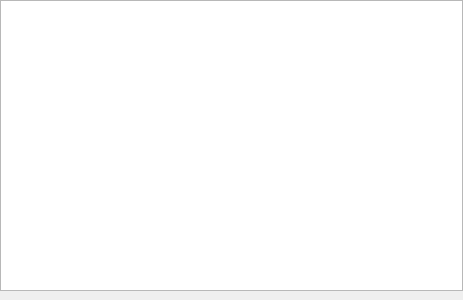
<?xml version="1.0" encoding="UTF-8"?>
<ui version="4.0">
 <class>ThreadsWidget</class>
 <widget class="QDockWidget" name="ThreadsWidget">
  <property name="geometry">
   <rect>
    <x>0</x>
    <y>0</y>
    <width>463</width>
    <height>300</height>
   </rect>
  </property>
  <property name="windowTitle">
   <string notr="true">Threads</string>
  </property>
  <widget class="QWidget" name="dockWidgetContents">
     <layout class="QVBoxLayout" name="verticalLayout">
      <property name="spacing">
       <number>10</number>
      </property>
      <property name="leftMargin">
       <number>0</number>
      </property>
      <property name="topMargin">
       <number>0</number>
      </property>
      <property name="rightMargin">
       <number>0</number>
      </property>
      <item>
       <widget class="QTableView" name="viewThreads">
        <property name="sortingEnabled">
         <bool>false</bool>
        </property>
        <property name="cornerButtonEnabled">
         <bool>false</bool>
        </property>
        <property name="editTriggers">
         <enum>QAbstractItemView::NoEditTriggers</enum>
        </property>
        <property name="horizontalScrollMode">
         <enum>QAbstractItemView::ScrollPerPixel</enum>
        </property>
        <attribute name="horizontalHeaderStretchLastSection">
         <bool>true</bool>
        </attribute>
       </widget>
      </item>
     </layout>
  </widget>
 </widget>
 <resources/>
 <connections/>
</ui>
